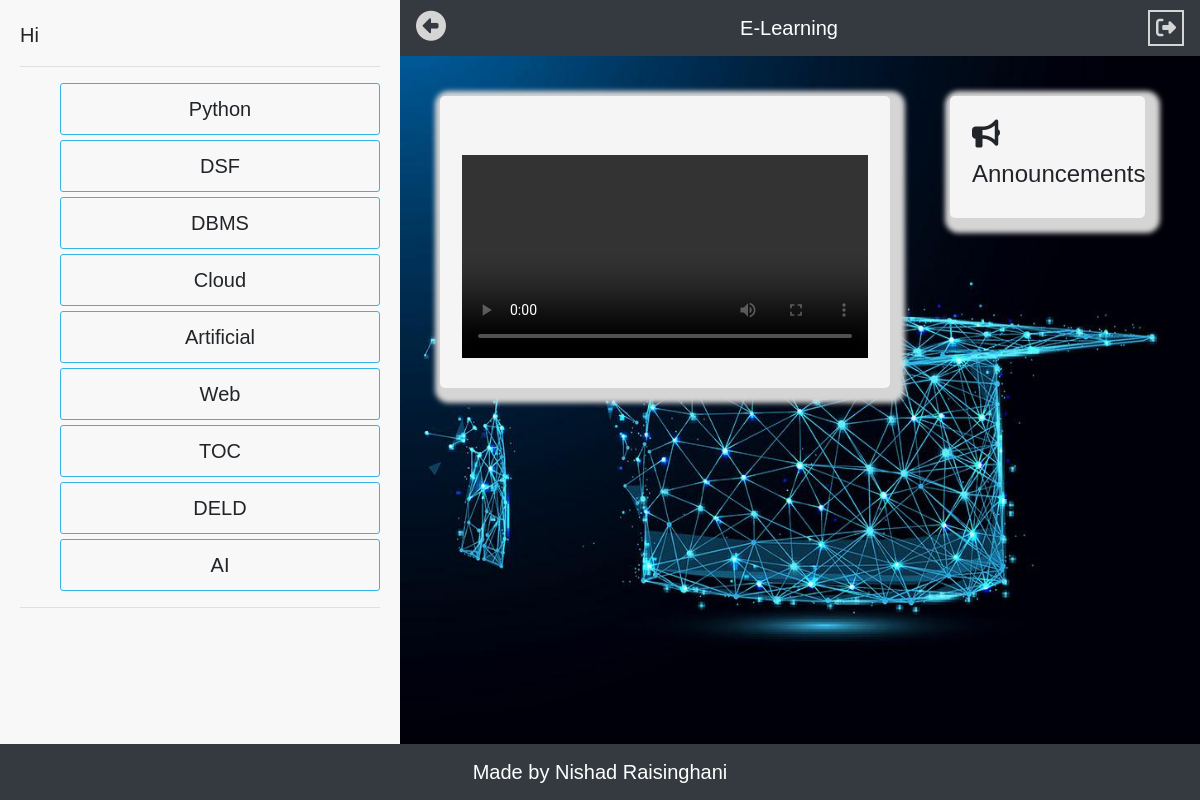
The app's page /St/student.php with its own data.
### tables this page shows
CREATE TABLE `subjects` (
  `subject_Id` int(11) NOT NULL,
  `subject` varchar(255) NOT NULL,
  `year` varchar(3) NOT NULL,
  `dept` varchar(255) NOT NULL,
  `sem` int(11) NOT NULL
);

### St/student.php (the view, shortened to what this page needs)
<?php
               $name=$_SESSION['user_name'];
            ?>
<!DOCTYPE html>
<html>
<head>
	<?php include '../links.php' ?>
	<?php include '../connection.php' ?>
</head>
<body style="height: 100vh !important;">
  <div id="sb">
  	Hi <?php echo $name ;?>
  	<hr>
  	<ul style="list-style-type: none">
  		<?php
  		$getsubs="SELECT * FROM subjects";
  		$run=mysqli_query($conn,$getsubs);
  		while($row=mysqli_fetch_assoc($run))
  		{
  		echo '<li>';
  		    $subid=$row['subject'].'id';
  		    echo '<span onclick="tgllist(\''.$subid.'\')">'.$row['subject'].'</span>';
  		echo '</li>';
  	    }
        ?>
  		</ul>
  	<hr>
  </div>
  <nav class="navbar navbar-expand-lg navbar-dark bg-dark">
   <ul class="navbar-nav mr-auto">
      <li class="nav-item active">
        <i id="tg" class='fas fa-arrow-alt-circle-right' style='color:#d5d5d5;font-size: 30px;'></i>
      </li>
    </ul>
   <a class="navbar-brand" href="#">E-Learning</a>
   <ul class="navbar-nav ml-auto">
      <li class="nav-item active">
        <form method="post">
        <button  type="submit" name='lgt' style="border:2px solid #d5d5d5; background-color: transparent;color: #d5d5d5;"><i class="fas fa-sign-out-alt"></i></button>
        </form>
      </li>
   </ul>
  </nav>
  <div>
    <div class="container-fluid">
  	<div class="row pad">
  		<div class="col-lg-8 sm-auto md-auto pad2">
        <div id='viddiv' class="fc">
          <h3 id="title"></h3><br>
  	<video id='vidshow' style="width: 100%;" controls>
  		<source id="srcvid" type="video/mp4">
    </video>
      </div>
     </div>
     <br><br>
  	<div class="col-lg-4 sm-auto md-auto pad2">
      <div class="container-fluid fc">
        <h3><i class="fa fa-bullhorn" aria-hidden="true"></i></h3><h4> Announcements</h4>
      </div>
    </div>
  </div>
</body>
      <div class="navbar navbar-expand-lg navbar-dark bg-dark navbar-fixed-bottom" id="footer">
        <a class="navbar-brand mx-auto">Made by Nishad Raisinghani</a>
      </div>
</html>

### style.php (style rules this page uses)
body { align-items: center; background-color: #F6F6F6; background-image: url('background.png'); background-repeat: no-repeat; background-attachment: fixed; background-size: 100% 100%; font-family: 'Trebuchet MS', sans-serif; font-size: 20px; -webkit-user-select: none; -moz-user-select: none; -ms-user-select: none; user-select: none; }
.pad2 { padding: 30px; align-items: center; }
#sb { background-color: #F8F8F8; float: left; padding: 20px; width: 400px; height: 100vh; display: none; position: relative; }
#sb li { cursor: pointer; padding:10px; border: 1px solid #33b5e5; border-radius: 3px; margin-bottom: 5px; text-align: center; }
#viddiv { display: none; }
.pad { padding: 10px; }
.fc { padding: 20px; background-color: #f5f5f5; border-radius: 5px; border: 2px solid #f5f5f5; box-shadow: 5px 5px 5px 10px #d5d5d5; font-size: 19px; }
#footer { position: fixed; left: 0; bottom: 0; width: 100vw; color: white; }

### records on screen
subjects: subject "Python"
subjects: subject "DSF"
subjects: subject "DBMS"
subjects: subject "Cloud"
subjects: subject "Artificial"
subjects: subject "Web"
subjects: subject "TOC"
subjects: subject "DELD"
subjects: subject "AI"
